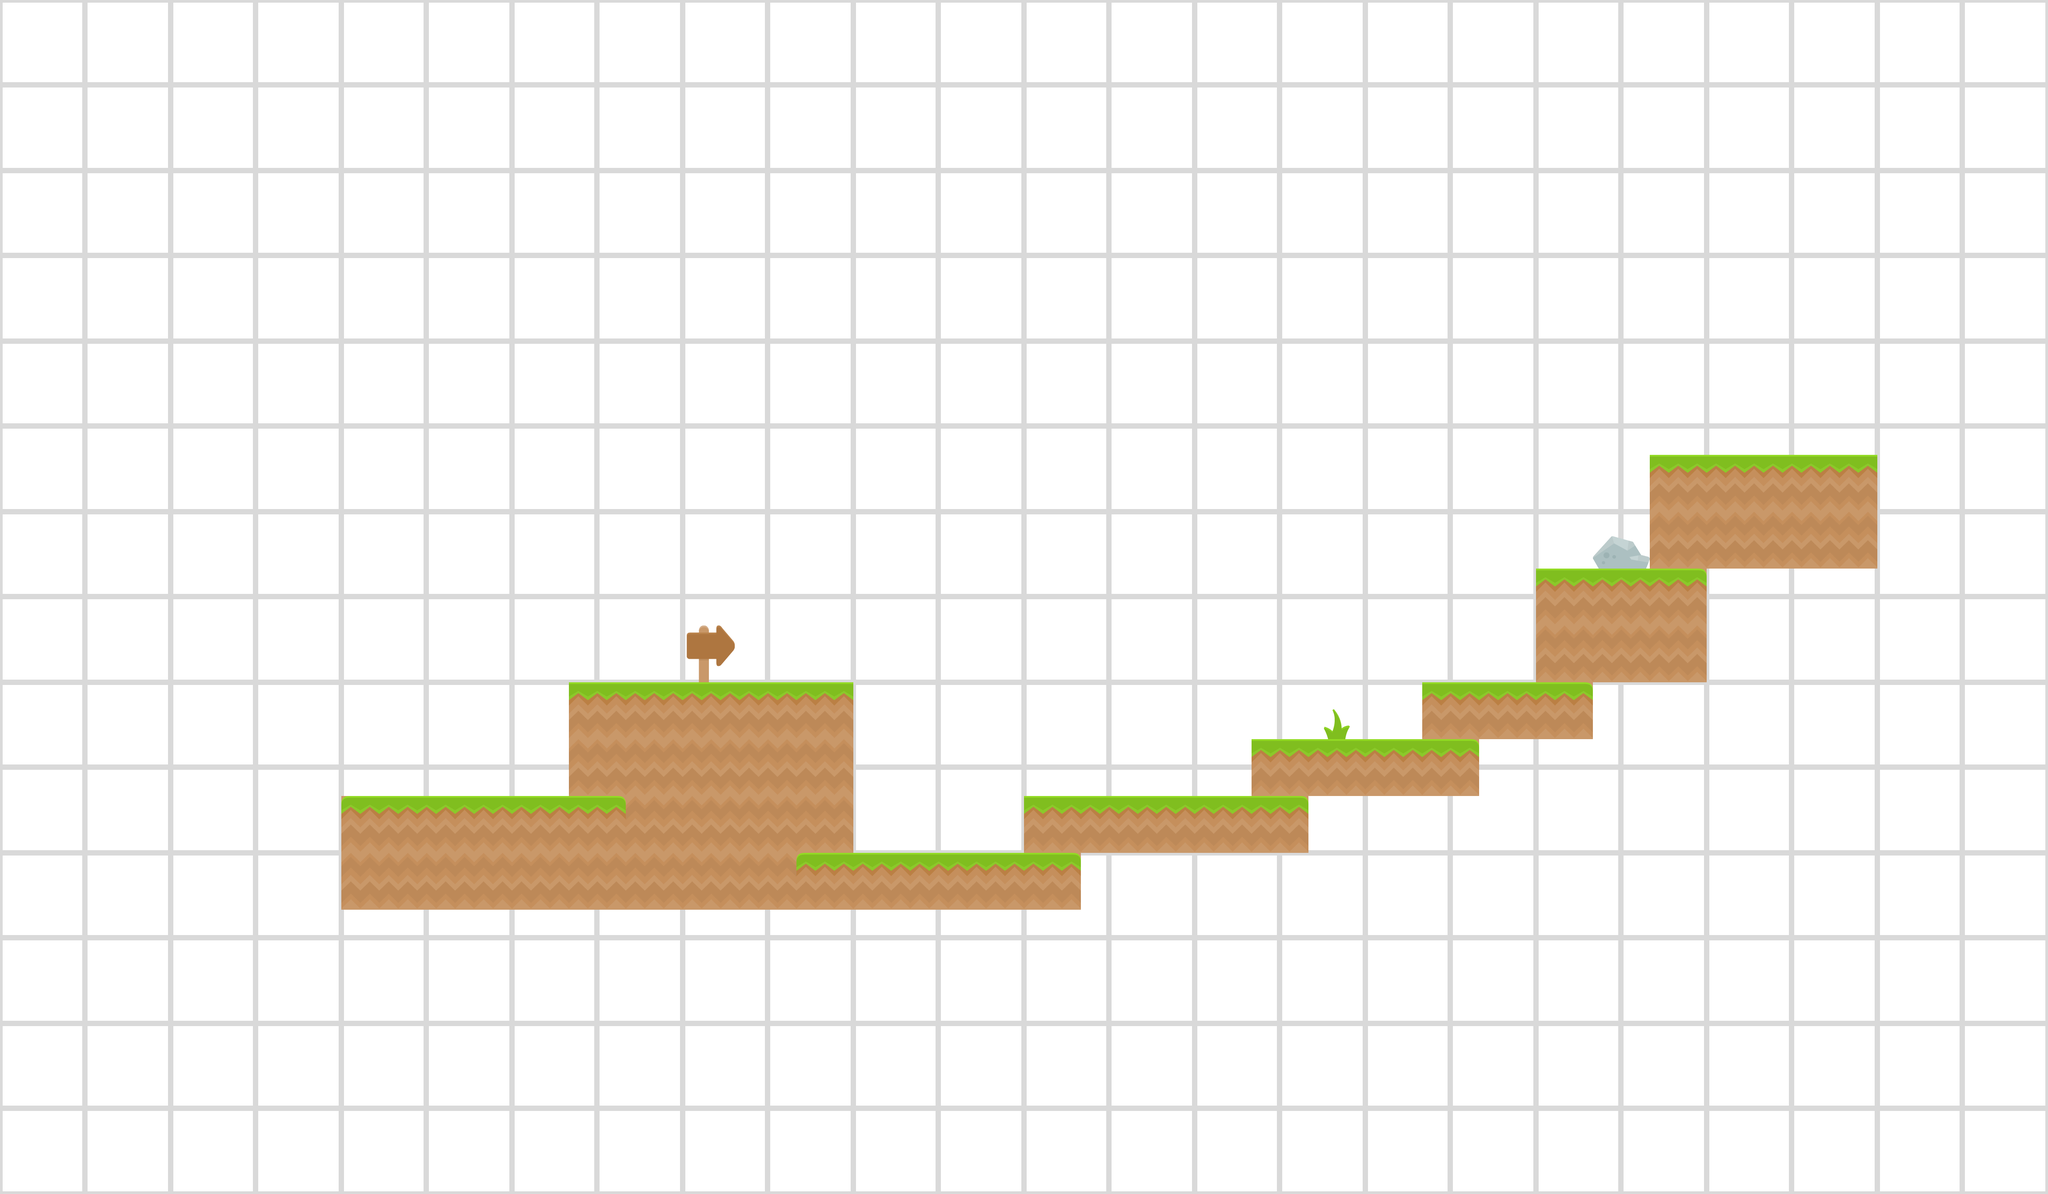

A level layout from a 2D game, rendered from its tile map. Below: a short description, then the map file with tile-grid data replaced by summaries:
An orthogonal 36x21 tile map with 128x128 px tiles, 3 tile layers (background, tiles2, tiles), 3 tilesets and 10 objects.

<map version="1.2" tiledversion="1.2.1" orientation="orthogonal" renderorder="right-down" width="36" height="21" tilewidth="128" tileheight="128" infinite="0" nextlayerid="10" nextobjectid="13">
 <tileset firstgid="1" source="spritesheet_ground.tsx" />
 <tileset firstgid="129" source="PaperBackground.tsx" />
 <tileset firstgid="138" source="spritesheet_tiles.tsx" />
 <layer id="7" name="background" width="36" height="21">
  <data>[756 cells, 756 non-empty, 9 distinct tile ids]</data>
 </layer>
 <layer id="8" name="tiles2" width="36" height="21">
  <data>[756 cells, 12 non-empty, 4 distinct tile ids]</data>
 </layer>
 <layer id="9" name="tiles" width="36" height="21">
  <data>[756 cells, 58 non-empty, 4 distinct tile ids]</data>
 </layer>
 <objectgroup id="4" name="goal">
  <object id="1" x="4096" y="896" width="128" height="128" />
 </objectgroup>
 <objectgroup id="5" name="ground">
  <object id="4" x="768" y="1792" width="1152" height="256" />
  <object id="5" x="1280" y="1536" width="640" height="256" />
  <object id="6" x="1792" y="1920" width="640" height="128" />
  <object id="7" x="2304" y="1792" width="640" height="128" />
  <object id="8" x="2816" y="1664" width="512" height="128" />
  <object id="9" x="3200" y="1536" width="384" height="128" />
  <object id="11" x="3456" y="1280" width="384" height="256" />
  <object id="12" x="3712" y="1024" width="512" height="256" />
 </objectgroup>
 <objectgroup id="6" name="startPos">
  <object id="3" x="768" y="1664" width="128" height="128" />
 </objectgroup>
</map>
